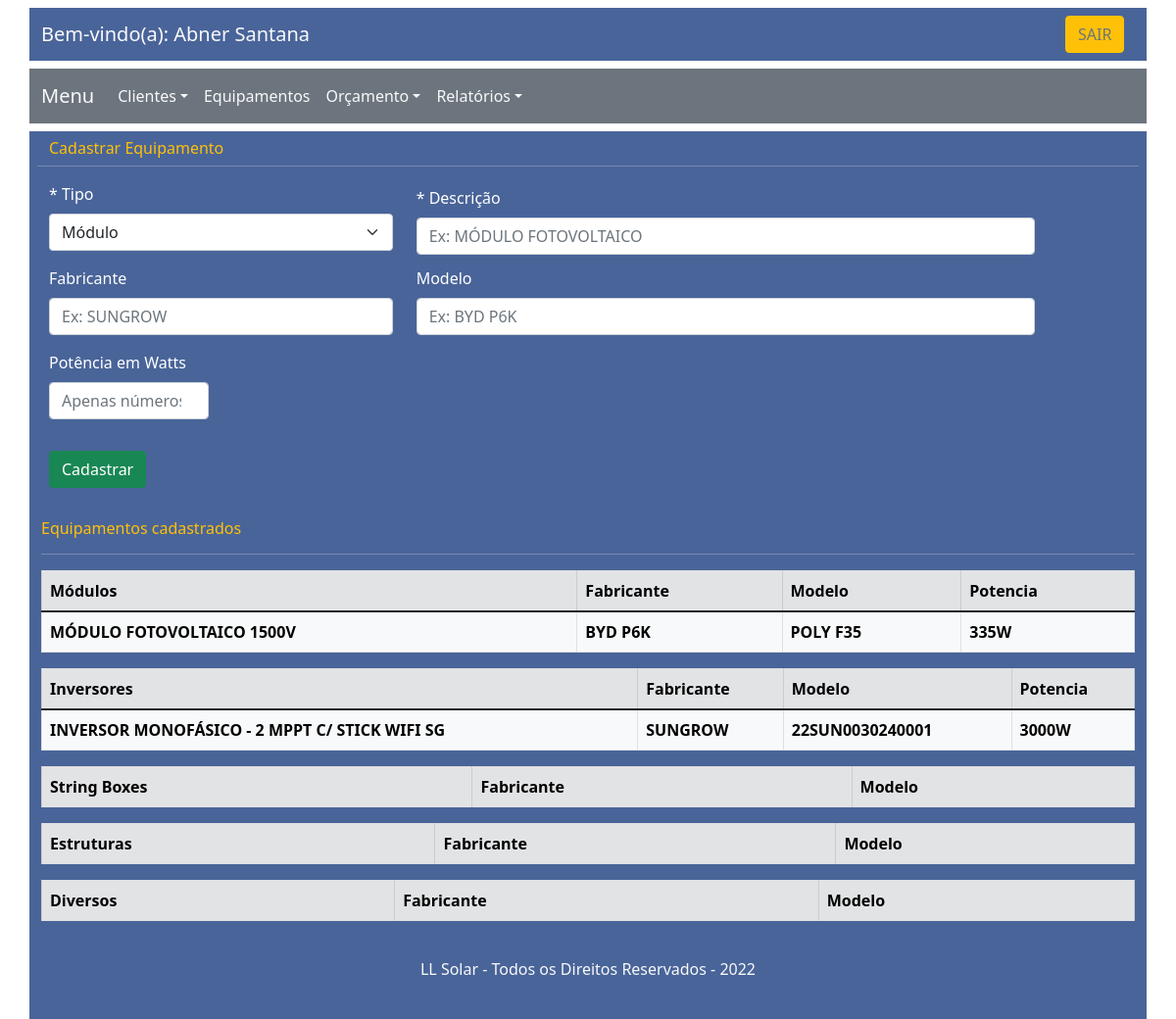
The app's page /equipamentos (signed in), older data.
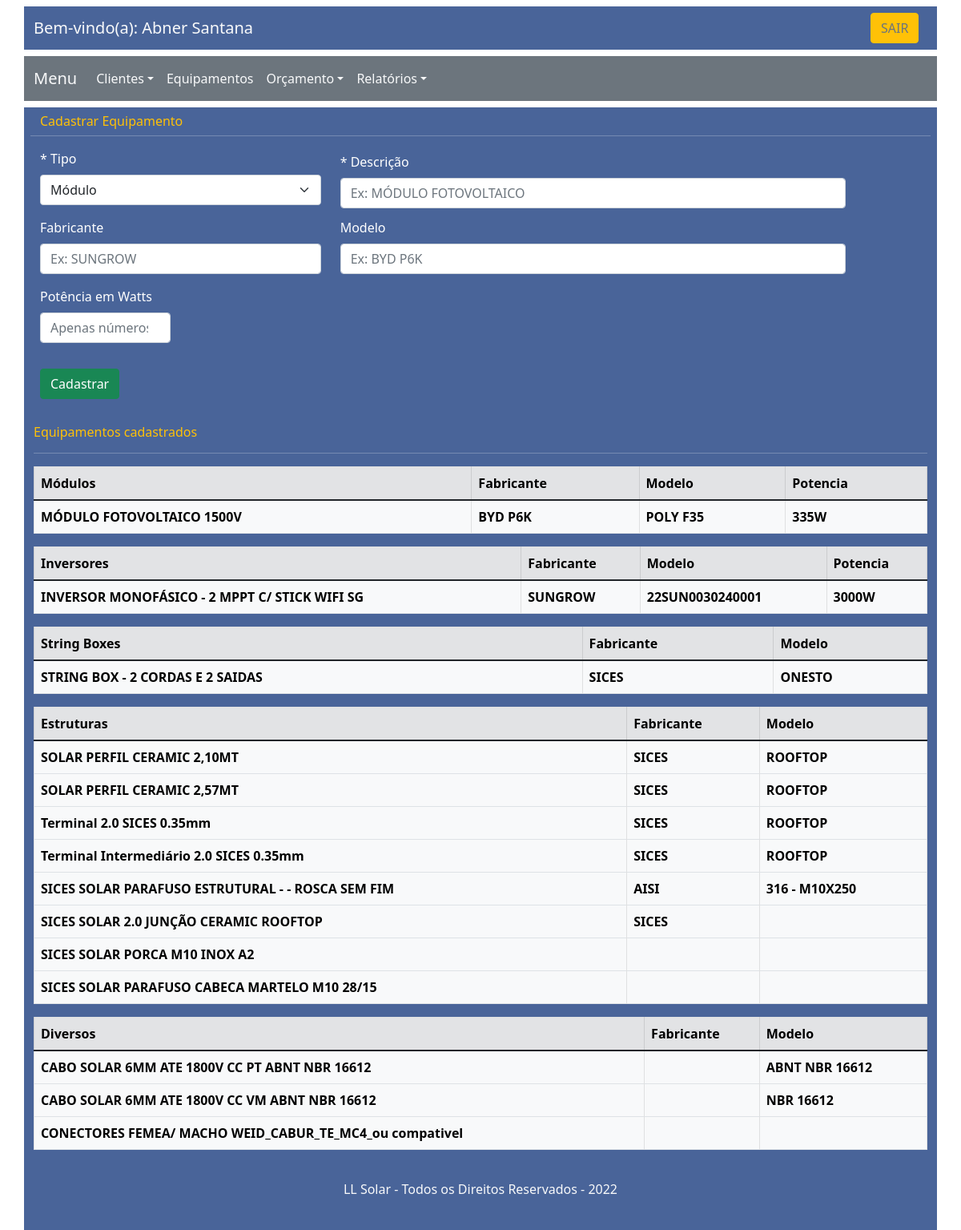
The same page, newer data.
### lladmin/models.py (models this page shows, shortened)
class equipamento(models.Model):
    tipo = models.CharField(max_length=20)
    descricao = models.CharField(max_length=150)
    fabricante = models.CharField(max_length=100)
    modelo = models.CharField(max_length=100)
    potencia = models.IntegerField()

### lladmin/views.py (the view, shortened to what this page needs)
# urls.py: path('equipamentos', equipamentos,
def equipamentos(request):
    if request.user.is_authenticated == True:
        nome = request.user.first_name
        sobre_nome = request.user.last_name
        equipamentos = equipamento.objects.values_list(
            'tipo', 'descricao', 'fabricante', 'modelo', 'potencia', named=True)
        context = {
            'nome': nome,
            'sobre_nome': sobre_nome,
            'equipamentos': equipamentos
        }
        return render(request, "equipamentos.html", context)
    else:
        return redirect('home')

### lladmin/templates/equipamentos.html (shortened to what this page needs)
<!DOCTYPE html>
<html lang="pt">
<head>
    <link href="https://cdn.jsdelivr.net/npm/bootstrap@5.1.3/dist/css/bootstrap.min.css" rel="stylesheet"
>
</head>
<body>
    <div class="container ">
        <nav class="navbar row bg my-2"> <br>
            <div class="col-9 col-md-10 col-lg-11">
                <a class="navbar-brand h4 text-light" href="#">Bem-vindo(a): {{nome}} {{sobre_nome}}</a>
            </div>
            <div class="col-3  col-md-2 col-lg-1 ">
                <a href="{% url 'logout' %}" class=" btn btn-warning  text-secondary">SAIR</a>
            </div>
        </nav>
        <div class="row my-2 bg-secondary">
            <nav class="navbar navbar-expand-lg navbar-light menu-nav">
                  <a class="navbar-brand text-light" href="#">Menu</a>
                  <div class="collapse navbar-collapse" id="navbarTogglerDemo02">
                    <ul class="navbar-nav me-auto mb-2 mb-lg-0"><li class="nav-item dropdown "><a class="nav-link dropdown-toggle text-light  " data-bs-toggle="dropdown" href="#" role="button" aria-expanded="false">Clientes</a></li></ul>
                          <li class="nav-item ">
                            <a class="nav-link text-light" href="{% url 'equipamentos' %}">Equipamentos</a>
                          </li>
                          <li class="nav-item dropdown">
                            <a class="nav-link dropdown-toggle text-light" data-bs-toggle="dropdown" href="#" role="button" aria-expanded="false">Orçamento</a>
                              </li>
                          <li class="nav-item dropdown">
                            <a class="nav-link dropdown-toggle text-light" data-bs-toggle="dropdown" href="#" role="button" aria-expanded="false">Relatórios</a>
                              </li>
                  </div>
              </nav>
            </div>
            <div class="row bg">
                <form method="post" class="col mx-2 my-2">
                    <div class="row">
                        <p class="text-warning h6 ">  Cadastrar Equipamento </p>
                        <hr class="text-light">
                    </div>
                    <div class="row">
                        <div class="col-6 col-sm-3 col-md-4">
                            <label class="form-label text-white ">* Tipo</label>
                            <select class="form-select" aria-label="Default select example" name="tipo" required>
                                <option selected>Módulo</option>
                            </select>
                        </div>
                        <div class="col-11 col-sm-8 col-md-7 py-1">
                            <label class="form-label text-white ">* Descrição</label>
                            <input type="text" class="form-control" placeholder="Ex: MÓDULO FOTOVOLTAICO" name="descricao" required>
                        </div>
                        <div class="col-11 col-sm-3 col-md-4 py-2 ">
                            <label class="form-label text-white ">Fabricante</label>
                            <input type="text" class="form-control" placeholder="Ex: SUNGROW" name="fabricante">
                        </div>
                        <div class="col-11 col-sm-8 col-md-7 py-2 ">
                            <label class="form-label text-white ">Modelo</label>
                            <input type="text" class="form-control" placeholder="Ex: BYD P6K " name="modelo">
                        </div>
                        <div class="col-6 col-sm-6 col-md-3 col-lg-2 py-2 ">
                            <label class="form-label text-white ">Potência em Watts</label>
                            <input type="number" class="form-control" placeholder="Apenas números" name="potencia" >
                        </div>
                    </div>
                    <button type="submit" class="my-4 btn btn-success ">
                        Cadastrar
                    </button>
                </form>
                <div class="col-md-12">
                <p class="text-warning h6 ">  Equipamentos cadastrados </p>
                <hr class="text-light">
                <table class="table table-bordered  table-hover col-md-11 ">
                    <thead class="table-light"><tr><td class="table-secondary"><b>Módulos</b></td>
                            <td class="table-secondary"><b>Fabricante</b></td>
                            <td class="table-secondary"><b>Modelo</b></td>
                            <td class="table-secondary"><b>Potencia</b></td>
                        </tr></thead>
                    <tbody>
                            {%for i in equipamentos%}{%if i.tipo == "Módulo" %}<tr><td class="table-light"><b>{{i.descricao}}</b></td>
                            <td class="table-light"><b>{{i.fabricante}}</b></td>
                            <td class="table-light"><b>{{i.modelo}}</b></td>
                            <td class="table-light"><b>{{i.potencia}}W</b></td></tr>{%endif%}{%endfor%}
                    </tbody>
                </table>
                <table class="table table-bordered  table-hover col-md-1  ">
                    <thead class="table-light"><tr><td class="table-secondary"><b>Inversores</b></td>
                            <td class="table-secondary"><b>Fabricante</b></td>
                            <td class="table-secondary"><b>Modelo</b></td>
                            <td class="table-secondary"><b>Potencia</b></td></tr>
                    </thead>
                    <tbody>
                        {%for i in equipamentos%}{%if i.tipo == "Inversor" %}<tr>
                        <td class="table-light"><b>{{i.descricao}}</b></td>
                        <td class="table-light"><b>{{i.fabricante}}</b></td>
                        <td class="table-light"><b>{{i.modelo}}</b></td>
                        <td class="table-light"><b>{{i.potencia}}W</b></td></tr>
                        {%endif%}{%endfor%}
                    </tbody>
                </table>
                <table class="table table-bordered  table-hover ">
                    <thead class="table-light">
                        <tr><td class="table-secondary"><b>String Boxes</b></td>
                            <td class="table-secondary"><b>Fabricante</b></td>
                            <td class="table-secondary"><b>Modelo</b></td></tr>
                    </thead>
                    <tbody>
                            {%for i in equipamentos%}
                            {%if i.tipo == "String Box" %}
                            <tr><td class="table-light"><b>{{i.descricao}}</b></td>
                            <td class="table-light"><b>{{i.fabricante}}</b></td>
                            <td class="table-light"><b>{{i.modelo}}</b></td></tr>
                            {%endif%}
                            {%endfor%}
                    </tbody>
                </table>
                <table class="table table-bordered  table-hover ">
                    <thead class="table-light">
                        <tr><td class="table-secondary"><b>Estruturas</b></td>
                            <td class="table-secondary"><b>Fabricante</b></td>
                            <td class="table-secondary"><b>Modelo</b></td></tr>
                    </thead>
                    <tbody>
                            {%for i in equipamentos%}
                            {%if i.tipo == "Estrutura" %}
                            <tr><td class="table-light"><b>{{i.descricao}}</b></td>
                            <td class="table-light"><b>{{i.fabricante}}</b></td>
                            <td class="table-light"><b>{{i.modelo}}</b></td></tr>
                            {%endif%}
                            {%endfor%}
                    </tbody>
                </table>
                <table class="table table-bordered  table-hover ">
                    <thead class="table-light">
                        <tr><td class="table-secondary"><b>Diversos</b></td>
                            <td class="table-secondary"><b>Fabricante</b></td>
                            <td class="table-secondary"><b>Modelo</b></td></tr>
                    </thead>
                    <tbody>
                            {%for i in equipamentos%}
                            {%if i.tipo == "Diversos" %}
                            <tr><td class="table-light"><b>{{i.descricao}}</b></td>
                            <td class="table-light"><b>{{i.fabricante}}</b></td>
                            <td class="table-light"><b>{{i.modelo}}</b></td></tr>
                            {%endif%}
                            {%endfor%}
                    </tbody>
                </table>
        <footer class="row text-center text-light bg my-2 py-4">
            <br><h6> LL Solar - Todos os Direitos Reservados - 2022 </h6><br>
        </footer>
    </div>
</body>
</html>

### lladmin/templates/equipamentos.html (style rules this page uses)
.bg { background-color: #496499; }

Row changes from the older to the newer data that the page shows:
added equipamento: descricao "STRING BOX - 2 CORDAS E 2 SAIDAS", fabricante "SICES", modelo "ONESTO"
added equipamento: descricao "SOLAR PERFIL CERAMIC 2,10MT", fabricante "SICES", modelo "ROOFTOP"
added equipamento: descricao "SOLAR PERFIL CERAMIC 2,57MT", fabricante "SICES", modelo "ROOFTOP"
added equipamento: descricao "Terminal 2.0 SICES 0.35mm", fabricante "SICES", modelo "ROOFTOP"
added equipamento: descricao "Terminal Intermediário 2.0 SICES 0.35mm", fabricante "SICES", modelo "ROOFTOP"
added equipamento: descricao "SICES SOLAR PARAFUSO ESTRUTURAL - - ROSCA SEM FIM", fabricante "AISI", modelo "316 - M10X250"
added equipamento: descricao "SICES SOLAR 2.0 JUNÇÃO CERAMIC ROOFTOP", fabricante "SICES"
added equipamento: descricao "SICES SOLAR PORCA M10 INOX A2"
added equipamento: descricao "SICES SOLAR PARAFUSO CABECA MARTELO M10 28/15"
added equipamento: descricao "CABO SOLAR 6MM ATE 1800V CC PT ABNT NBR 16612", modelo "ABNT NBR 16612"
added equipamento: descricao "CABO SOLAR 6MM ATE 1800V CC VM ABNT NBR 16612", modelo "NBR 16612"
added equipamento: descricao "CONECTORES FEMEA/ MACHO WEID_CABUR_TE_MC4_ou compativel"
